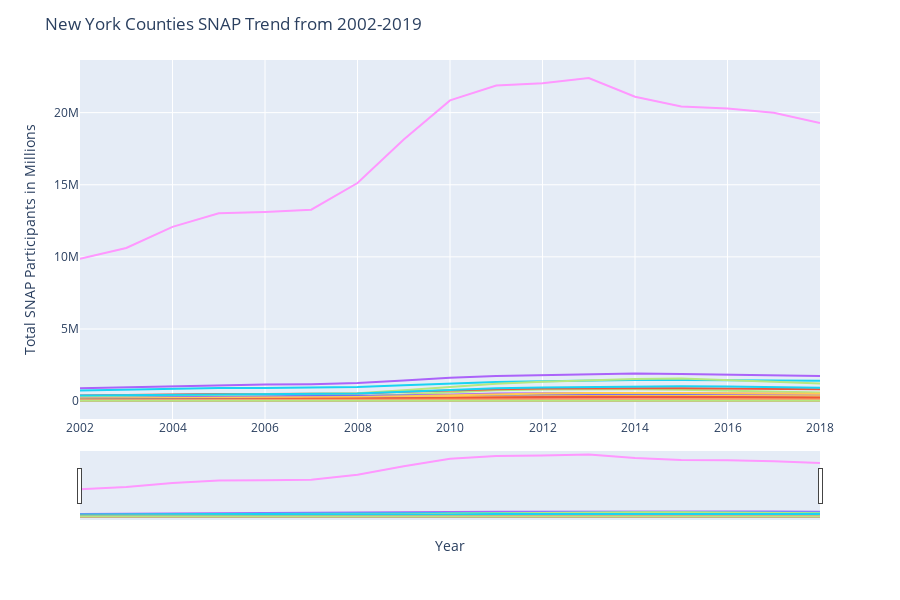

Notebook code for this chart:
### Markdown cell above
### Counties Trends of SNAP Recipients and Unemployed Residents Over Time

### Code cell
df_snap = SNAP.groupby(["District","Year"]).sum()
df_snap = df_snap.reset_index() 

fig = px.line(df_snap, x="Year", y="Total SNAP Persons", color="District",
              line_group="District", hover_name="District")
fig.update_layout(title_text='New York Counties SNAP Trend from 2002-2019', showlegend=False,
                   yaxis_title= "Total SNAP Participants in Millions", xaxis_title="Year", xaxis_rangeslider_visible=True)
fig.show()
